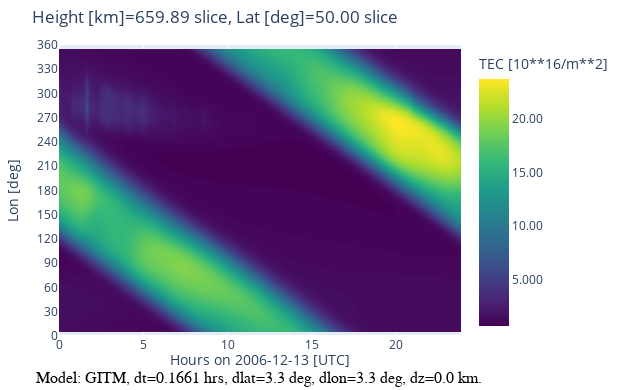

Write notebook code for a chart like this one.
### Code cell
#auto-corrects for max/min values out of range
iplot(gitm.make_plot('TEC','TimeLon',cutV=500.,cutL=50,htrange={'min':0,'max':20,'n':150},
                    lonrange={'min':0,'max':420,'n':61}, timerange={'min':'2017-05-29 07:50:25'}))

### Figure 1 — Plotly figure (JSON) as saved in the notebook; plotly's stock layout.template omitted (floating-point values rounded to 4 significant figures; data arrays with more than 128 entries replaced by an {"elided": "..."} marker saying what was removed)
{"data": [{"colorbar": {"tickformat": ".4g", "title": {"text": "TEC [10**16/m**2]"}}, "colorscale": [[0, "#440154"], [0.1111, "#482878"], [0.2222, "#3e4989"], [0.3333, "#31688e"], [0.4444, "#26828e"], [0.5556, "#1f9e89"], [0.6667, "#35b779"], [0.7778, "#6ece58"], [0.8889, "#b5de2b"], [1, "#fde725"]], "contours": {"coloring": "fill", "showlines": false}, "hovertemplate": "X: %{x:.2f}<br>Y: %{y:.2f}<br><b> %{z:.4g}</b><extra></extra>", "meta": "2d-grid", "ncontours": 201, "type": "contour", "x": {"elided": "144 float values"}, "y": [0, 6, 12, 18, 24, 30, 36, 42, 48, 54, 60, 66, 72, 78, 84, 90, 96, 102, 108, 114, 120, 126, 132, 138, 144, 150, 156, 162, 168, 174, 180, 186, 192, 198, 204, 210, 216, 222, 228, 234, 240, 246, 252, 258, 264, 270, 276, 282, 288, 294, 300, 306, 312, 318, 324, 330, 336, 342, 348, 354, 360], "z": {"elided": "61x144 float values"}}], "layout": {"annotations": [{"font": {"size": 14}, "showarrow": false, "text": "Hours on 2006-12-13 [UTC]", "x": 0.5, "xref": "paper", "y": -0.12, "yref": "paper"}, {"ax": 0, "ay": 0, "font": {"color": "#000000", "family": "sans serif", "size": 16}, "text": "Model: GITM, dt=0.1661 hrs, dlat=3.3 deg, dlon=3.3 deg, dz=0.0 km.", "x": 0.1, "xanchor": "left", "xref": "paper", "xshift": -65, "y": 0, "yref": "paper", "yshift": -42}], "autosize": false, "height": 390, "margin": {"b": 45, "l": 40, "pad": 0, "r": 140, "t": 45}, "scene": {"aspectmode": "cube"}, "title": {"text": "Height [km]=659.89 slice, Lat [deg]=50.00 slice"}, "width": 630, "xaxis": {"title": {"text": ""}}, "yaxis": {"dtick": 30, "tick0": 0, "tickmode": "linear", "title": {"text": "Lon [deg]"}}}}
